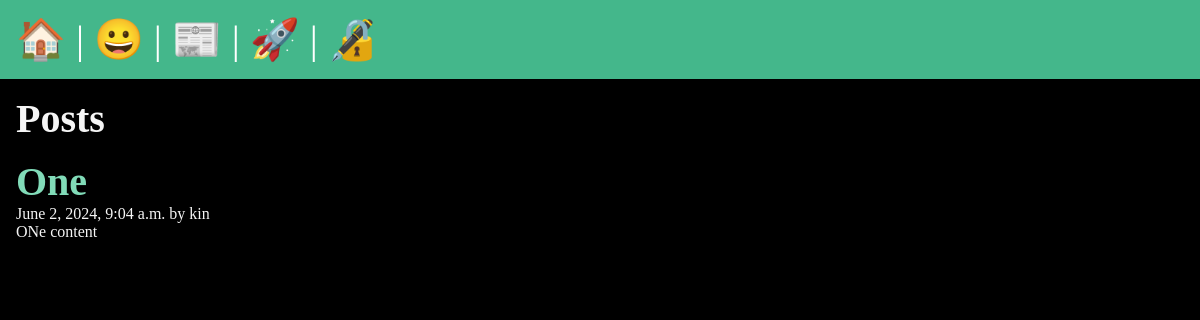
The app's page /posts/, older data.
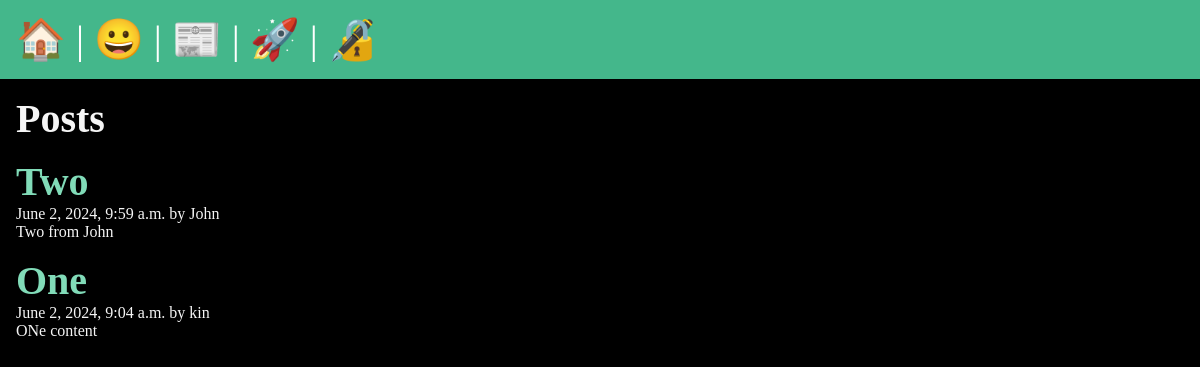
The same page, newer data.
### posts/models.py (models this page shows, shortened)
class Post(models.Model):
    title = models.CharField(max_length=200)
    body = models.TextField()
    slug = models.SlugField(unique=True)
    date = models.DateTimeField(auto_now_add=True)
    banner = models.ImageField(default='fallback.png', blank=True)
    author = models.ForeignKey(User, on_delete=models.CASCADE, default=None)

### posts/views.py (the view)
# urls.py: path('', views.posts_list, name="list"),
def posts_list(request):
    posts = Post.objects.all().order_by('-date')
    return render(request, 'posts/posts_list.html', {'posts': posts})

### posts/templates/posts/posts_list.html (shortened to what this page needs)
{% extends 'layout.html' %}
{% block content %}
    <section>
    <h1>Posts</h1>
    {% for post in posts %}
        <article class="post">
            <h2>
                <a href="{% url 'posts:page' slug=post.slug %}">
                    {{ post.title }}
                </a>
            </h2>
            <p>{{ post.date }} by {{ post.author }}</p>
            <p>{{ post.body }}</p>
        </article>
    {% endfor %}
</section>
{% endblock %}

### templates/layout.html (shortened to what this page needs)
<!DOCTYPE html>
{% load static %}
<html lang="en">
<head>
    <link rel="stylesheet" href="{% static 'css/style.css' %}">
</head>
<body>
    <nav>
        <a href="/">
            <span role="img" aria-label="Home" title="Home">🏠</span>
        </a> |
        <a href="/about">
            <span role="img" aria-label="About" title="About">😀</span>
        </a> |
        <a href="{% url 'posts:list' %}">
            <span role="img" aria-label="Posts" title="Posts">📰</span>
        </a> |
        {% if user.is_authenticated %}
            <a href="{% url 'posts:new-post' %}">
                <span role="img" aria-label="New Post" title="New Post">🆕</span>
            </a> |
            <form class="logout" action="{% url 'users:logout' %}" method="post">
                {% csrf_token %}
                <button class="logout-button" aria-label="User Logout" title="User Logout">👋</button>
            </form>
        {% else %}
            <a href="{% url 'users:register' %}">
                <span role="img" aria-label="User Registration" title="User Registration">🚀</span>
            </a> |
            <a href="{% url 'users:login' %}">
                <span role="img" aria-label="User Login" title="User Login">🔏</span>
            </a>
        {% endif %}
    </nav>
    <main>
        {% block content %}
        {% endblock %}
    </main>
</body>
</html>

Row changes from the older to the newer data that the page shows:
added Post: title "Two", date "June 2, 2024, 9:59 a.m.", author "John", body "Two from John"
